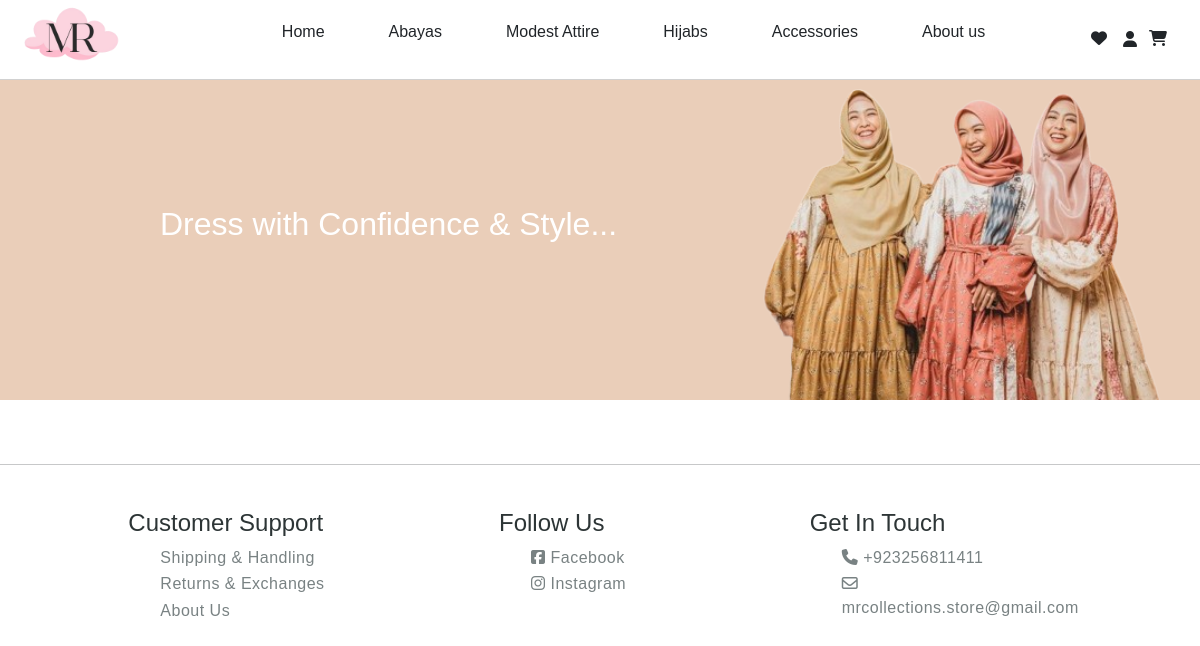
The app's page /, older data.
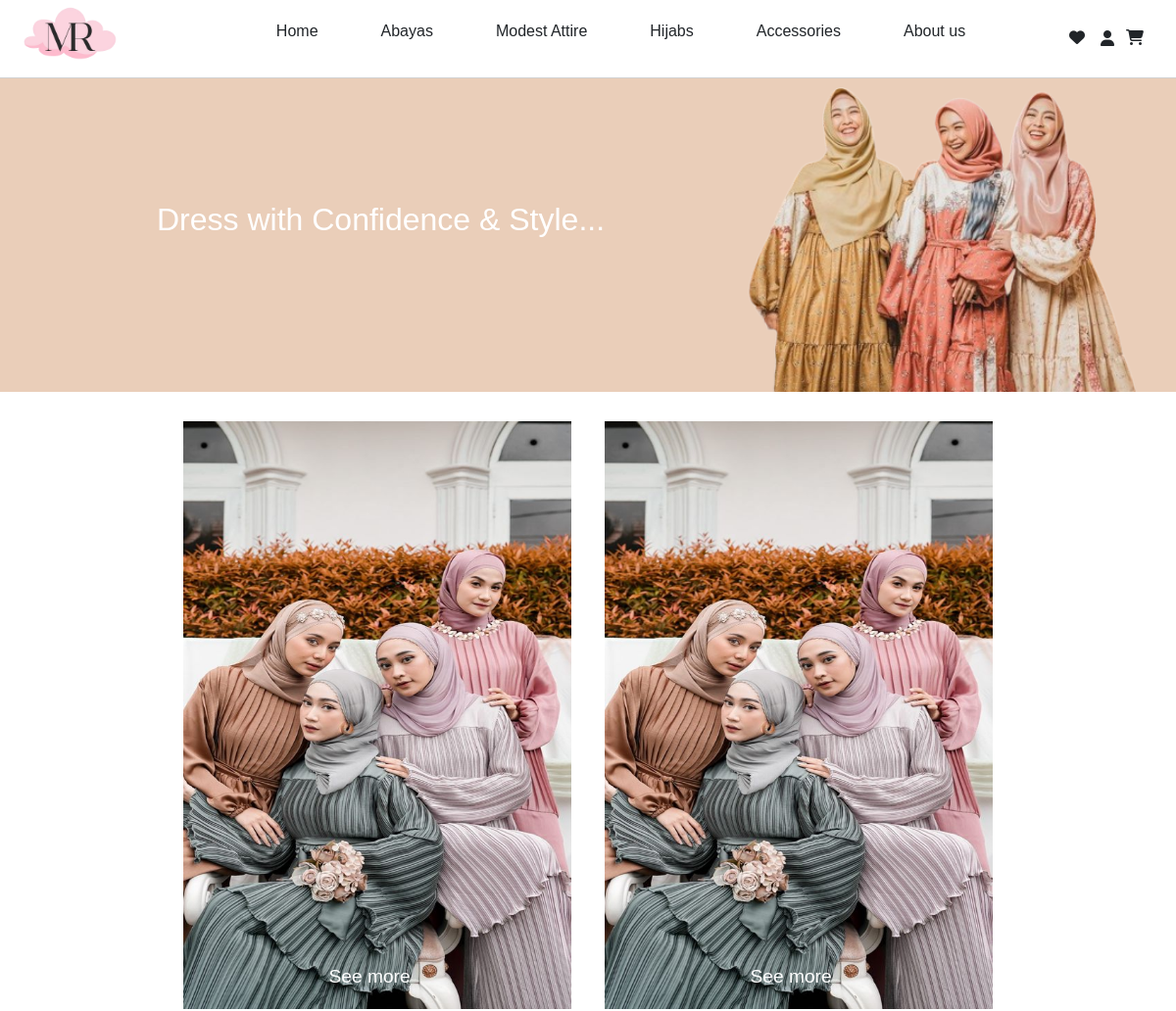
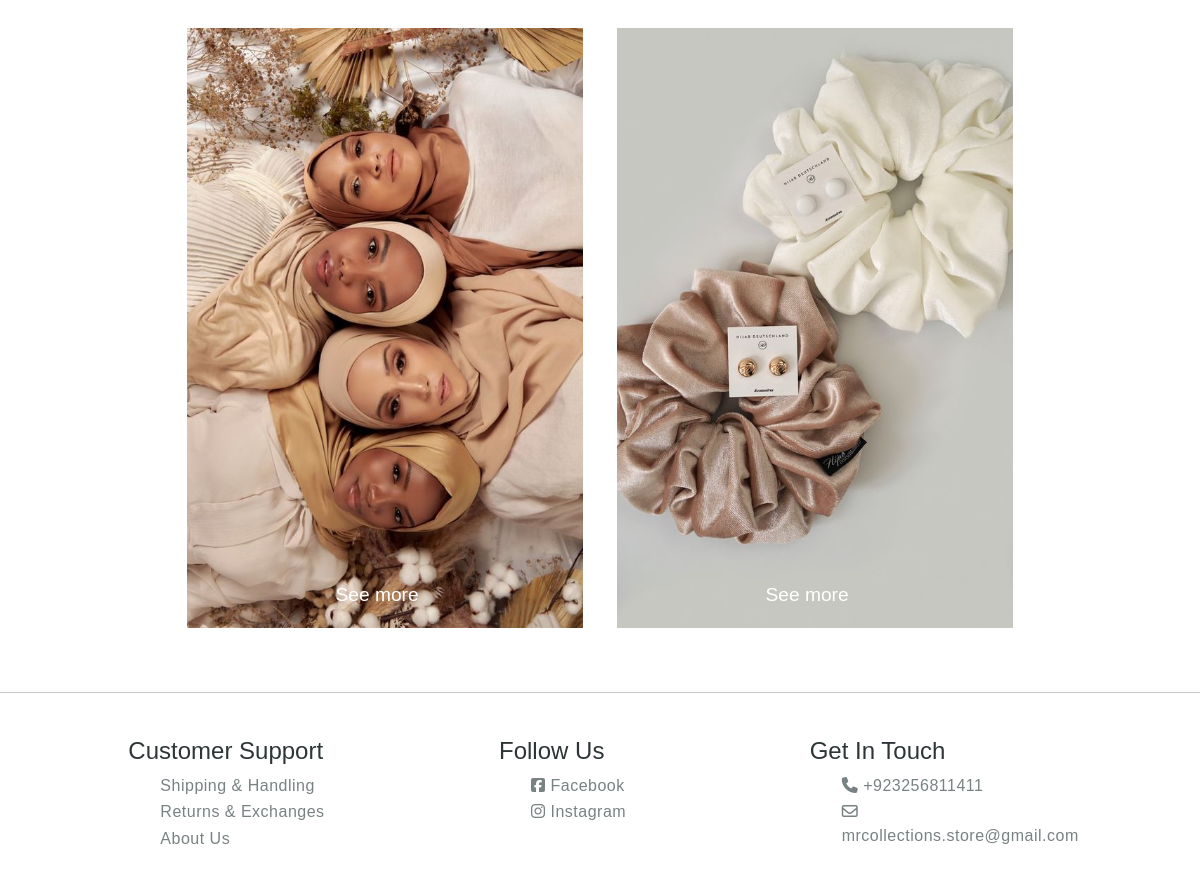
The same page, newer data (2 pictures, top to bottom).
### store/models.py (models this page shows, shortened)
class BasePoster(models.Model):
    name = models.CharField(max_length=50, blank=True, null=True)
    image = models.ImageField(upload_to='uploads/base')

### store/views.py (the view)
# urls.py: path('', views.base, name='base'),
def base(request):
    posters = list(BasePoster.objects.all())
    return render(request, 'base.html',{'posters':posters})

### store/templates/base.html (shortened to what this page needs)
{% load static %}
<!DOCTYPE html>
<html lang="en">
  <head>
    <link
      rel="stylesheet"
      href="{% static 'bootstrap-5.3.3-dist/bootstrap-5.3.3-dist/css/bootstrap.min.css' %}"
    />
    <link
      rel="stylesheet"
      href="https://cdnjs.cloudflare.com/ajax/libs/font-awesome/6.4.2/css/all.min.css"
    />
    <link rel="stylesheet" href="{% static 'css/base.css' %}" />
    <link rel="stylesheet" href="{% static 'css/wishlist.css' %}" />
    <link rel="stylesheet" href="{% static 'css/single-product.css' %}" />
    <link rel="stylesheet" href="{% static 'css/header.css' %}" />
    <link rel="stylesheet" href="{% static 'css/footer.css' %}" />
    <link rel="stylesheet" href="{% static 'css/poster.css' %}" />
    <link rel="stylesheet" href="{% static 'css/cart.css' %}" />
    <link rel="stylesheet" href="{% static 'css/boxes.css' %}" />
    <link rel="stylesheet" href="{% static 'css/card.css' %}" />
    <link rel="stylesheet" href="{% static 'css/product.css' %}" />
  </head>
  <body>
    <header>
      <div class="nav_bar" style="border-bottom: 0.1rem solid rgb(209 209 209)">
        <div class="logo_div">
          <a href="{% url 'base' %}">
            <img
              class="logo_img"
              src="{% static 'images/logo.png' %}"
              alt="logo"
            />
          </a>
        </div>
        <ul class="nav_list">
          <li class="list"><a href="{% url 'home' %}">Home</a></li>
          <li class="list">
            <a href="{% url 'products_by_category' slug='abaya' %}">Abayas</a>
          </li>
          <li class="list">
            <a href="{% url 'products_by_category' slug='modest_attire' %}"
              >Modest Attire</a
            >
          </li>
          <li class="list">
            <a href="{% url 'products_by_category' slug='hijab' %}">Hijabs</a>
          </li>
          <li class="list">
            <a href="{% url 'products_by_category' slug='accessory' %}"
              >Accessories</a
            >
          </li>
          <li class="list"><a href="{% url 'aboutus' %}">About us</a></li>
        </ul>
        <div class="side_div">
          <a href="{% url 'wishlist' %}"><i class="fa-solid fa-heart"></i></a>
          {% if user.is_authenticated %}
          <div class="dropdown">
            <button
              class="btn user_icon"
              style="border: none; padding: 0"
              type="button"
              data-bs-toggle="dropdown"
              aria-expanded="false"
            >
              <i class="fa-solid fa-user user_color"></i>
            </button>
            <ul class="dropdown-menu" style="background-color: none">
              <li>
                <a
                  class="dropdown-item"
                  style="background: none"
                  href="{% url 'logout' %}"
                  >Logout</a
                >
              </li>
              <li>
                <a
                  class="dropdown-item"
                  style="background: none"
                  href="{% url 'profile' %}"
                  >Edit profile</a
                >
              </li>
            </ul>
          </div>
          {% else %}
          <li class="side_icon" style="width: 6%; margin-right: 5px">
            <a style="width: 100%" href="{% url 'login' %}"
              ><i class="fa-solid fa-user"></i
            ></a>
          </li>
          {% endif %}
          <a href="{% url 'cart_view' %}"
            ><i class="fa-solid fa-cart-shopping"></i
          ></a>
        </div>
      </div>
    </header>
    {% block "content" %}
    <div class="poster">
      <p class="poster_heading">Dress with Confidence & Style...</p>
      <img
        src="{% static 'images/abbaya_main.png' %}"
        alt="abbaya poster"
        class="abaya_main"
      />
    </div>
    <div class="container">
      <div class="row">
        {% for poster in posters %}
        <div class="col-md-6 boxes">
          <img
            src="{{ poster.image.url }}"
            class="card-img-top"
            alt="{{ poster.name }}"
          />
          <a
            href="{% url 'products_by_category' slug=poster.name|slugify %}"
            class="card-link"
            >See more</a
          >
        </div>
        {% if forloop.counter|divisibleby:2 and not forloop.last %}
      </div>
      <div class="row">{% endif %} {% endfor %}</div>
    </div>
    {% endblock "content"%}
    <br /><br />
    <hr />
    <footer class="footer">
      <div class="footer_sec side_sec_L">
        <h5 class="footer_heading">Customer Support</h5>
        <ul class="footer_lists">
          <li><a href="{% url 'shipping' %}">Shipping & Handling</a></li>
          <li><a href="{% url 'returns' %}">Returns & Exchanges</a></li>
          <li><a href="{% url 'aboutus' %}">About Us</a></li>
        </ul>
      </div>
      <div class="footer_sec side_sec_M">
        <h5 class="footer_heading">Follow Us</h5>
        <ul class="footer_lists">
          <li>
            <a href="#"
              ><i class="fa-brands fa-square-facebook"></i> Facebook</a
            >
          </li>
          <li>
            <a href="#"><i class="fa-brands fa-instagram"></i> Instagram</a>
          </li>
        </ul>
      </div>
      <div class="footer_sec side_sec_R">
        <h5 class="footer_heading">Get In Touch</h5>
        <ul class="footer_lists">
          <li>
            <i class="fa-solid fa-phone"></i>
            <a href="tel:+923256811411">+923256811411</a>
          </li>
          <li>
            <i class="fa-regular fa-envelope"></i
            ><a href="mailto:mrcollections.store@gmail.com">
              mrcollections.store@gmail.com</a
            >
          </li>
        </ul>
      </div>
    </footer>
  </body>
</html>

### store/static/css/base.css (style rules this page uses)
body a { text-decoration: none; color: inherit; }

### store/static/css/wishlist.css (style rules this page uses)
* { margin: 0; padding: 0; box-sizing: border-box; font-family: 'Arial'; }

### store/static/css/header.css (style rules this page uses)
* { margin: 0; padding: 0; box-sizing: border-box; font-family: 'Arial'; }
li { list-style: none; }
a { text-decoration: none; color: #000000; }
.nav_bar { position: sticky; top: 0; z-index: 1000; width: 100%; height:5rem; display: flex; align-items: center; justify-content: space-between; }
.logo_div { margin-left: 2%; width:10vw; height: auto; }
.logo_img { width:6rem; height: auto; }
.nav_list { display: flex; gap: 4rem; }
.side_div { display: flex; gap: 1rem; margin-right:1.5rem; }

### store/static/css/footer.css (style rules this page uses)
* { margin: 0; padding: 0; box-sizing: border-box; font-family: 'Arial'; }
li { list-style: none; margin-top: 1%; margin-bottom: 1%; }
a { text-decoration: none; color: #000000; }
.footer { width: 100%; height:32vh; display: flex; align-items: center; justify-content: space-between; gap: 2rem; }
.footer_sec { width:33vw; height: 25vh; }
.side_sec_L { margin-left: 10%; }
.side_sec_R { margin-right: 10%; }
.side_sec_M { margin-left: 5%; }
.footer_heading { margin-left: 3%; font-size: 150%; color: rgb(45, 53, 54); }

### store/static/css/poster.css (style rules this page uses)
* { margin: 0; padding: 0; box-sizing: border-box; font-family: 'Arial'; }
.poster { width: 100%; height: 40vh; background-color:#eaceb9; display: flex; justify-content:space-between; }
.poster_heading { color: rgb(255, 255, 255); font-family:sans-serif; font-size: 2rem; margin-top: 15vh; margin-left: 10rem; }
.abaya_main { margin-right: 2rem; height: 100%; float: right; }

### store/static/css/boxes.css (style rules this page uses)
.container { max-width: 100%; margin: 0; align-items: center; display: flex; flex-direction: column; }
.row { display: flex; flex-direction: row; align-items: center; justify-content: center; margin: 0; gap: 10px; background-color: #fff; }
.boxes { position: relative; width: 35vw; height: 600px; margin-top: 30px; }
.card-img-top { width: 100%; height: 100%; }
.boxes .card-link { bottom: 3%; right: 42%; font-size: larger; position: absolute; color: #ffffff; }
@media (max-width:2560px) { .boxes { width: 35vw; height: 1000px; } }
@media (max-width:1800px) { .boxes { width: 35vw; height: 600px; } }

### store/static/css/card.css (style rules this page uses)
* { margin: 0; padding: 0; font-family: 'Arial'; }

Row changes from the older to the newer data that the page shows:
added BasePoster: image (picture)
added BasePoster: image (picture)
added BasePoster: image (picture)
added BasePoster: image (picture)
